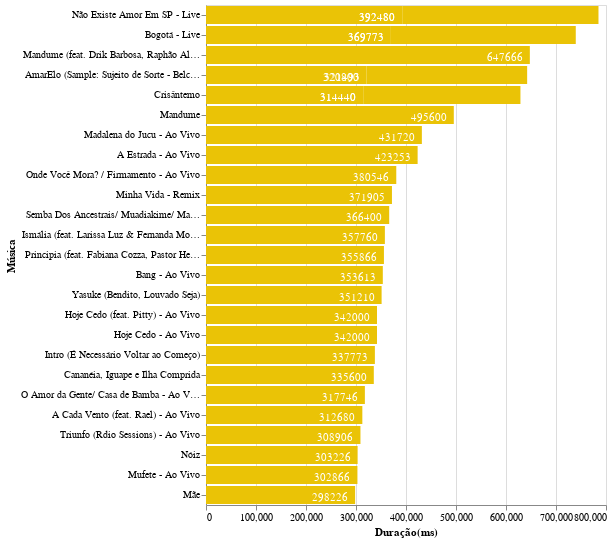

Source (notebook cell):
### Code cell
# qual a maior música
data_tracks = pd.DataFrame(data, columns = ['name','duration_ms'])
chart = alt.Chart(data_tracks).mark_bar(color = '#EAC306').encode(
    y=alt.Y('name:N', sort='-x', axis = alt.Axis(title='Música')),
    x=alt.X('duration_ms:Q', axis = alt.Axis(title='Duração(ms)')),
).transform_window(
    rank='rank(duration_ms)',
    sort=[alt.SortField('duration_ms', order='descending')]
).transform_filter(
    (alt.datum.rank < 30)
) 
text = alt.Chart(data_tracks).mark_text(dx=-25, dy=3, color='white').encode(
    y=alt.Y('name:N', sort='-x'),
    x=alt.X('duration_ms:Q'),
    text=alt.Text('duration_ms:Q')
).transform_window(
    rank='rank(duration_ms)',
    sort=[alt.SortField('duration_ms', order='descending')]
).transform_filter(
    (alt.datum.rank < 30)
) 
chart + text

### Figure 1 — Vega-Lite specification as saved in the notebook (floating-point values rounded to 4 significant figures; data arrays with more than 128 entries replaced by an {"elided": "..."} marker saying what was removed)
{"config": {"view": {"continuousWidth": 400, "continuousHeight": 300}}, "layer": [{"mark": {"type": "bar", "color": "#EAC306"}, "encoding": {"x": {"type": "quantitative", "axis": {"title": "Duração(ms)"}, "field": "duration_ms"}, "y": {"type": "nominal", "axis": {"title": "Música"}, "field": "name", "sort": "-x"}}, "transform": [{"window": [{"op": "rank", "field": "duration_ms", "as": "rank"}], "sort": [{"field": "duration_ms", "order": "descending"}]}, {"filter": "(datum.rank < 30)"}]}, {"mark": {"type": "text", "color": "white", "dx": -25, "dy": 3}, "encoding": {"text": {"type": "quantitative", "field": "duration_ms"}, "x": {"type": "quantitative", "field": "duration_ms"}, "y": {"type": "nominal", "field": "name", "sort": "-x"}}, "transform": [{"window": [{"op": "rank", "field": "duration_ms", "as": "rank"}], "sort": [{"field": "duration_ms", "order": "descending"}]}, {"filter": "(datum.rank < 30)"}]}], "data": {"name": "data-fb1f37f91ade827037e68ad77bb08af5"}, "$schema": "https://vega.github.io/schema/vega-lite/v4.8.1.json", "datasets": {"data-fb1f37f91ade827037e68ad77bb08af5": {"elided": "210 records"}}}
